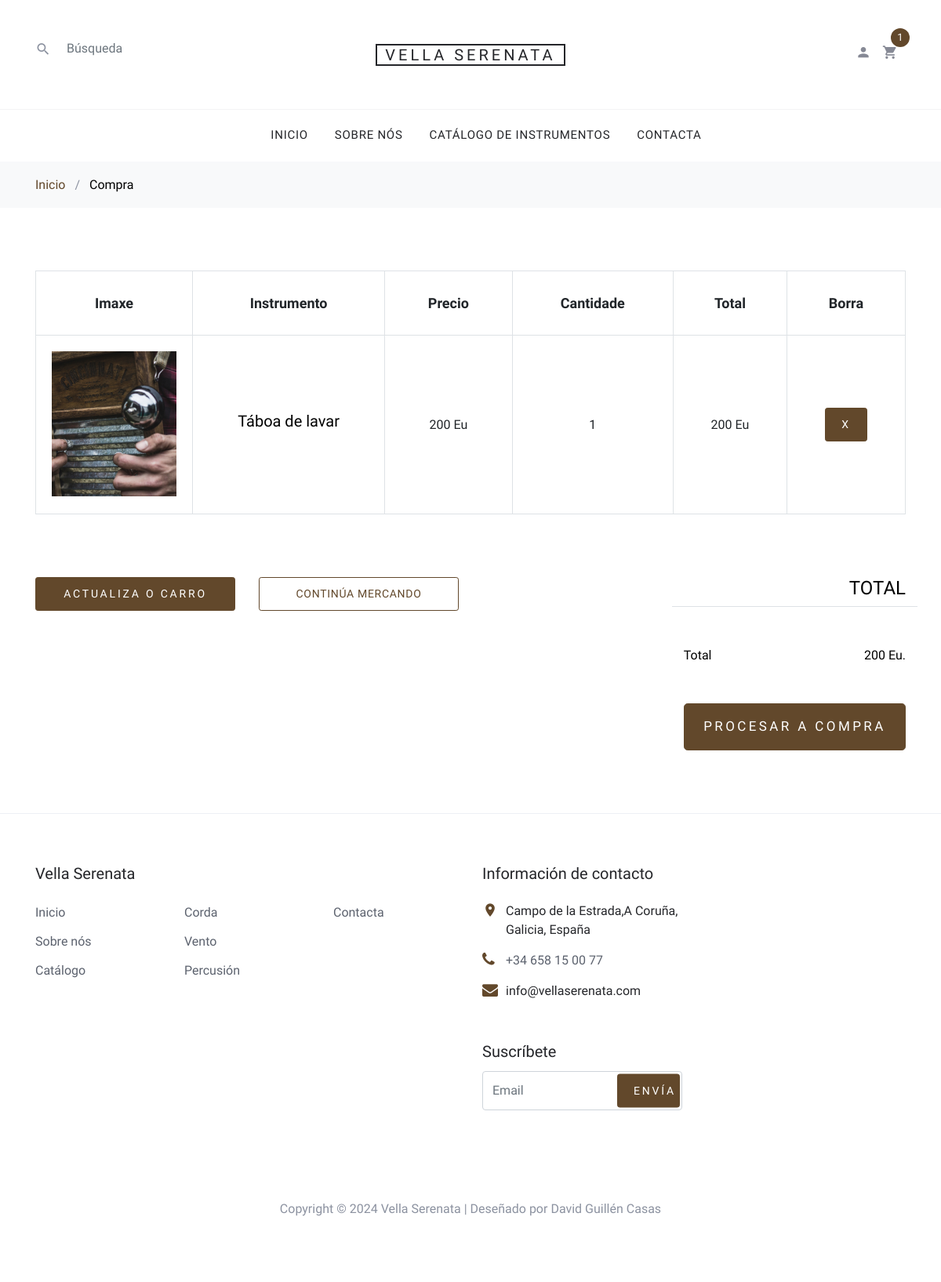
The app's page /carro.php?id=8 with its own data.
### tables this page shows
CREATE TABLE `productos` (
  `id` int(11) NOT NULL,
  `nombre` varchar(300) NOT NULL,
  `descripcion` text NOT NULL,
  `precio` double NOT NULL,
  `imagen` varchar(200) NOT NULL,
  `inventario` int(11) NOT NULL DEFAULT 1,
  `id_categoria` int(11) NOT NULL,
  `id_marca` int(50) NOT NULL,
  `especificaciones` text NOT NULL
);

### carro.php (the view, shortened to what this page needs)
<?php
include('./php/conexion.php');
if (isset ($_SESSION['carrito'])){
  if (isset ($_GET['id'])){
    $a= $_SESSION['carrito'];
    $encuentra=false;
    for($i=0;$i<count($a);$i++){
      if($a[$i]['Id'] == $_GET['id']){
      $encuentra=true;}
    }
    if($encuentra == true){
      echo "<script>";
      echo "funcionRepetido();";
      echo "</script>";
    }else{
      $nombre="";
      $precio="";
      $imagen="";
      $res=$conexion ->query('SELECT * FROM productos WHERE id='.$_GET['id']) or die ($conexion ->error);
      $fila =mysqli_fetch_row($res);
      $nombre = $fila[1];
      $precio = $fila[3];
      $imagen = $fila[4];
      $aNuevo = array(
        'Id'=> $_GET ['id'],
        'Nombre'=> $nombre,
        'Precio'=> $precio,
        'Imagen'=> $imagen,
        'Cantidad'=> 1 );
        array_push($a, $aNuevo);
        $_SESSION['carrito']=$a;
    }
  }
}else {
    if (isset ($_GET['id'])){
      $res=$conexion ->query('SELECT * FROM productos WHERE id='.$_GET['id']) or die ($conexion ->error);
    }
}
?>
<!DOCTYPE html>
<html lang="gl">
  <head>
    <link rel="stylesheet" href="fonts/icomoon/style.css">
    <link rel="stylesheet" href="css/bootstrap.min.css">
    <link rel="stylesheet" href="css/magnific-popup.css">
    <link rel="stylesheet" href="css/jquery-ui.css">
    <link rel="stylesheet" href="css/owl.carousel.min.css">
    <link rel="stylesheet" href="css/owl.theme.default.min.css">
    <link rel="stylesheet" href="css/aos.css">
    <link rel="stylesheet" href="css/style.css">
  </head>
  <body>
  <div class="site-wrap">
  <?php include("./comunes/cabecera.php"); ?>
    <div class="site-section">
      <div class="container">
        <div class="row mb-5">
          <form class="col-md-12" method="post">
            <div class="site-blocks-table">
              <table class="table table-bordered">
                <thead>
                  <tr>
                    <th class="product-thumbnail">Imaxe</th>
                    <th class="product-name">Instrumento</th>
                    <th class="product-price">Precio</th>
                    <th class="product-quantity">Cantidade</th>
                    <th class="product-total">Total</th>
                    <th class="product-remove">Borra</th>
                  </tr>
                </thead>
                <tbody>
                <?php
                $total =0;
                  if(isset ($_SESSION['carrito'])){
                    $aCarrito = $_SESSION['carrito'];
                    for($i=0; $i<count($aCarrito); $i++){
                      $total=$total+ ($aCarrito[$i]['Precio'])
                ?>
                  <tr>
                    <td class="product-thumbnail">
                      <img src="imagenes/<?php echo $aCarrito[$i]['Imagen']; ?>" alt="Imaxe do Instrumento" class="img-fluid">
                    </td>
                    <td class="product-name">
                      <h2 class="h5 text-black"><?php echo $aCarrito[$i]['Nombre']; ?></h2>
                    </td>
                    <td><?php echo $aCarrito[$i]['Precio']; ?> Eu</td>
                    <td><?php echo $aCarrito[$i]['Cantidad']; ?></td>
                    <td><?php echo $aCarrito[$i]['Precio'];?> Eu</td>
                    <td><a href="#" class="btn btn-primary btn-sm btnEliminar" data-id="<?php echo $aCarrito[$i]['Id'];?>">X</a></td>
                  </tr>
               <?php } } ?>
                </tbody>
              </table>
            </div>
          </form>
        </div>
        <div class="row">
          <div class="col-md-6">
            <div class="row mb-5">
              <div class="col-md-6 mb-3 mb-md-0">
                <button class="btn btn-primary btn-sm btn-block" onclick="window.location='carro.php'">Actualiza o carro</button>
              </div>
              <div class="col-md-6">
                <button class="btn btn-outline-primary btn-sm btn-block" onclick="window.location='catalogo.php'">Continúa mercando</button>
              </div>
            </div>
          </div>
          <div class="col-md-6 pl-5">
            <div class="row justify-content-end">
              <div class="col-md-7">
                <div class="row">
                  <div class="col-md-12 text-right border-bottom mb-5">
                    <h3 class="text-black h4 text-uppercase">Total</h3>
                  </div>
                </div>
                <div class="row mb-5">
                  <div class="col-md-6">
                    <span class="text-black">Total</span>
                  </div>
                  <div class="col-md-6 text-right">
                    <strong class="text-black"><?php echo $total; ?> Eu.</strong>
                  </div>
                </div>
                <div class="row">
                  <div class="col-md-12">
                    <button class="btn btn-primary btn-lg py-3 btn-block" onclick="window.location='procesar_carro.php'">Procesar a compra</button>
                  </div>
                </div>
              </div>
            </div>
          </div>
        </div>
      </div>
    </div>
    <?php include("./comunes/pie.php"); ?>
  </div>
  </body>
</html>

### css/style.css (style rules this page uses)
body { line-height: 1.7; color: #8c92a0; font-weight: 300; font-size: 16px; }
a { -webkit-transition: .3s all ease; -o-transition: .3s all ease; transition: .3s all ease; }
.text-black { color: #000; }
.site-wrap:before { -webkit-transition: .3s all ease-in-out; -o-transition: .3s all ease-in-out; transition: .3s all ease-in-out; background: rgba(0, 0, 0, 0.6); content: ""; position: absolute; z-index: 2000; top: 0; left: 0; right: 0; bottom: 0; opacity: 0; visibility: hidden; }
.btn { text-transform: uppercase; position: relative; -webkit-transition: 0.2s all ease-in-out !important; -o-transition: 0.2s all ease-in-out !important; transition: 0.2s all ease-in-out !important; top: 0; letter-spacing: .05em; }
.btn.btn-sm { font-size: 14px !important; padding: 10px 20px !important; }
.btn.btn-primary { font-size: 17px; font-weight: 300; letter-spacing: .2em; }
.site-section { padding: 2.5em 0; }
@media (min-width: 768px) { .site-section { padding: 5em 0; } }
.site-blocks-table { overflow: auto; }
.site-blocks-table .product-thumbnail { width: 200px; }
.site-blocks-table thead th { padding: 30px; text-align: center; border-width: 1px !important; vertical-align: middle; color: #212529; font-size: 18px; }
.site-blocks-table td { padding: 20px; text-align: center; vertical-align: middle; color: #212529; }
.site-blocks-table tbody tr:first-child td { border-top: 1px solid #62482b !important; }

### records on screen
productos: imagen (picture), nombre "Táboa de lavar", precio "200", Cantidad "1"

### other values on screen
count($_SESSION['carrito']) "1"
$total "200"
